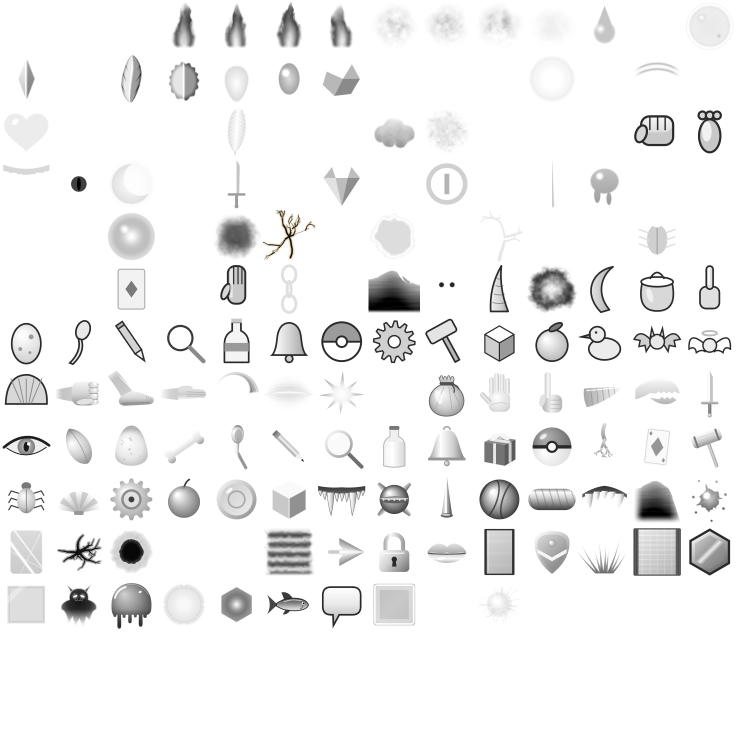
#> input picture battlefx/assets/atlas.png, 2944 x 2944 px (shown at 1/4 size)
$ python -i audit_matrix.py   (imports and definitions only)
#> lines starting #> are read from the running program, lines starting #| are printed output that depends on the picture
#!/usr/bin/env python3
"""Battle FX audit matrix (Update 27): one row per supported move and per battle animation.

    tools/battlefx/audit_matrix.py OUT_DIR RUN_DIR [RUN_DIR ...]

RUN_DIR: a tools/battlefx/gallery.sh run (its out/report.jsonl and the window captures beside it). Writes
OUT_DIR/matrix.json, OUT_DIR/matrix.md and OUT_DIR/sheets/*.png (one picture per 30 moves: each move's middle capture).

The columns are kept apart on purpose; a cell is only "yes" for what was actually measured:

  gameplay      a test in test/battle names the move (the GBA test ROM's own run decides whether it passes; this
                column says only that the move's rules are under test)
  triggered     the game's animation ran (report row, not failed, not stuck, frames > 0)
  parity        every compared frame of the game's effect sprites equals the Battle FX core's replay
  hd_layers     the HD renderer drew layers for it (the package's moves; a move past the package is drawn by the
                game's own effect sprites in the 3D view, "gba")
  lit           the captures differ from the scene without effect (median of every capture of the run) by more than
                the noise: something was drawn that frame
  inspected     filled in by hand (OUT_DIR/inspected.json: {"MOVE_X": "ok" | "note ..."}), never by this script
  real_gpu      always "no": nothing here ran on a GPU
"""
import collections
import glob
import json
import os
import re
import statistics
import subprocess
import sys

from PIL import Image

ROOT = os.path.dirname(os.path.dirname(os.path.dirname(os.path.abspath(__file__))))
REGION = (0.0, 0.10, 1.0, 0.80)  # the stage; the message strip and the lower UI are left out
STEP = 4                           # pixel stride of the comparison
NOISE = 0.0015                     # fraction of compared pixels that must change to count as "something drawn"
THRESH = 28                        # per channel difference that counts as a changed pixel


_NAMES = None


# [43 lines left out: functions canonical, load_runs, inventory, not called in this run]


def tested_moves():
    out = subprocess.run(["grep", "-rhoE", r"MOVE_[A-Z0-9_]+", os.path.join(ROOT, "test", "battle")], capture_output=True, text=True).stdout
    return collections.Counter(out.split())


def pixels(path):
#> called with path = '../../battlefx/assets/atlas.png'
    img = Image.open(path).convert("RGB")
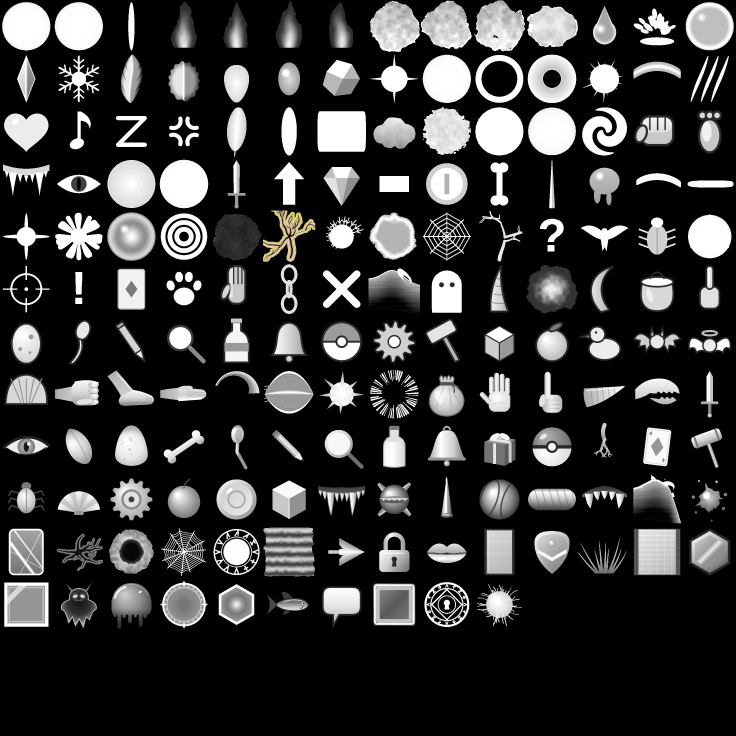
#> img: PIL image 2944x2944 RGB (shown at 1/4 size); mean R, G, B 52.6, 52.6, 52.5
    w, h = img.size
#> w = 2944; h = 2944
    box = (int(w * REGION[0]), int(h * REGION[1]), int(w * REGION[2]), int(h * REGION[3]))
#> box = (0, 294, 2944, 2355)
    return img.crop(box).resize(((box[2] - box[0]) // STEP, (box[3] - box[1]) // STEP))
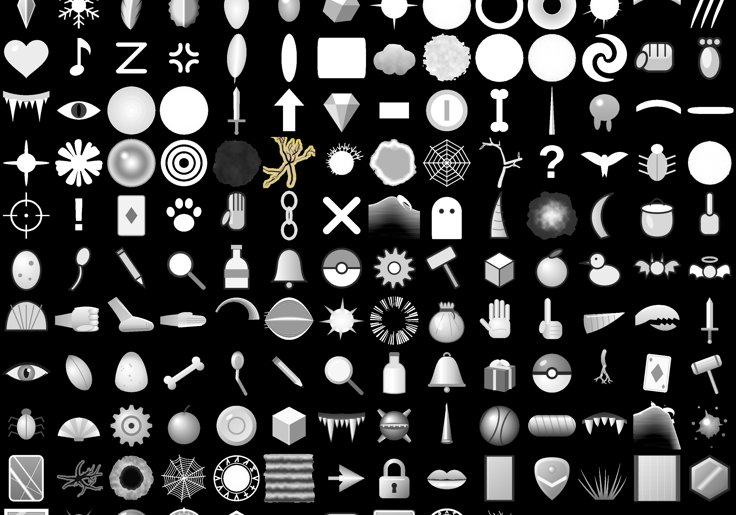
#> returned value: PIL image 736x515 RGB; mean R, G, B 59.4, 59.3, 59.1


# [14 lines left out: functions median_scene, lit_fraction, not called in this run]


NUMS = {}
# the Poke Ball animations are the game's originals by the owner's decision (bfx_game.c PokeBallAnimation): no HD frame, so
# the replay comparison does not apply
BALL_DESIGN = {"B_ANIM_BALL_THROW", "B_ANIM_BALL_THROW_WITH_TRAINER", "B_ANIM_CRITICAL_CAPTURE_THROW",
               "B_ANIM_SWITCH_OUT_PLAYER_MON", "B_ANIM_SWITCH_OUT_OPPONENT_MON"}


# [73 lines left out: function main, not called in this run]


# [2 lines not run here, left out]

>>> result = pixels('../../battlefx/assets/atlas.png')
